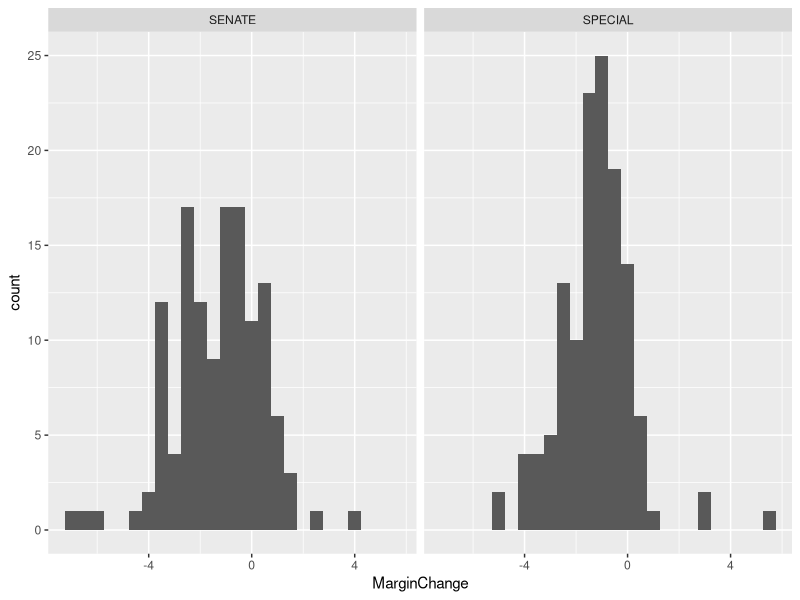
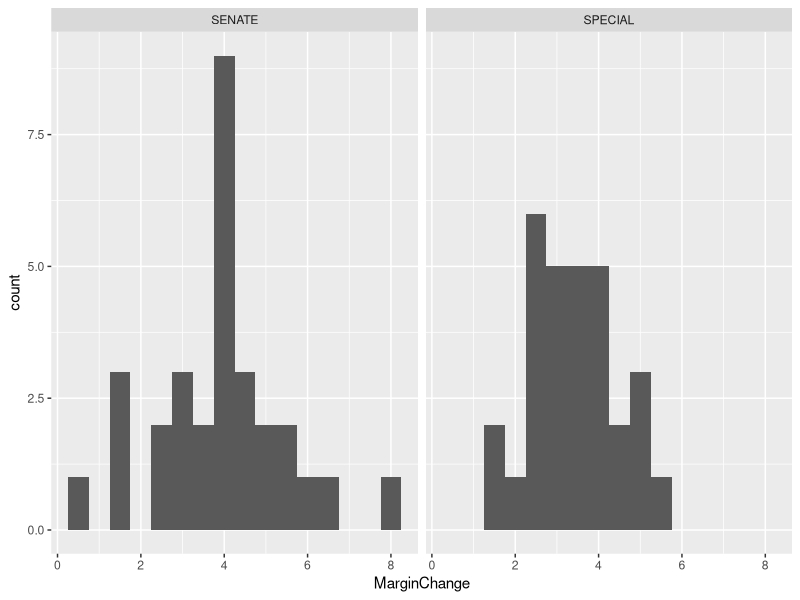
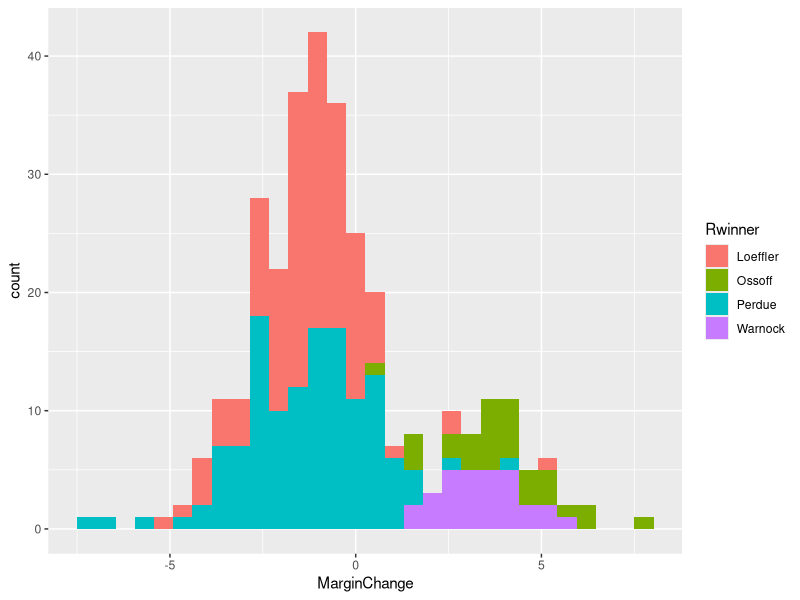
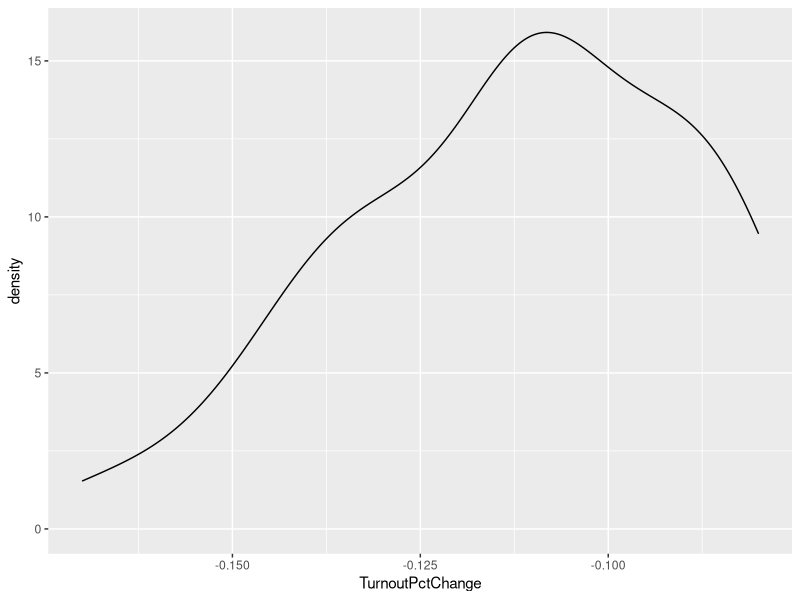
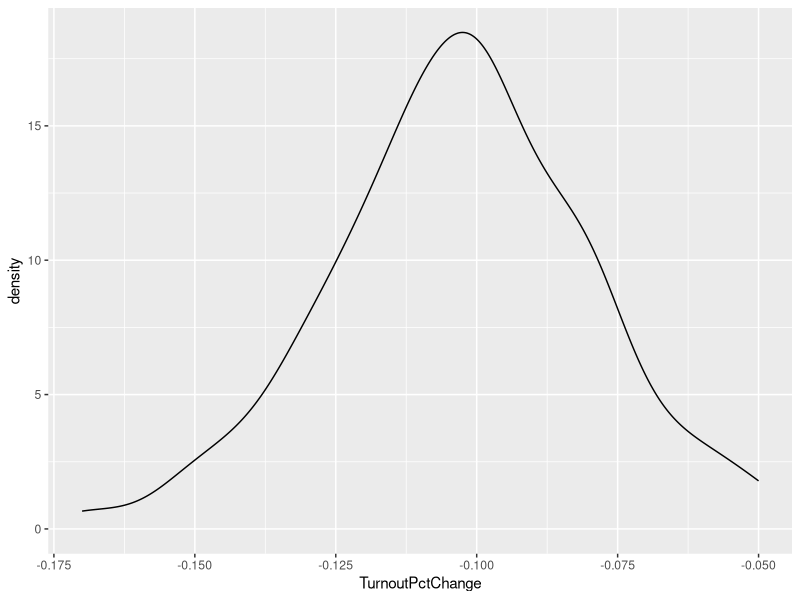
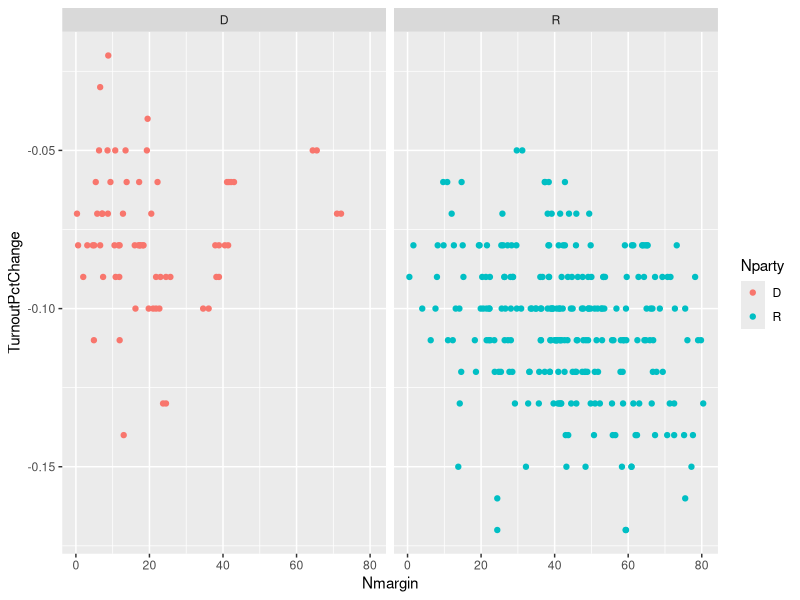
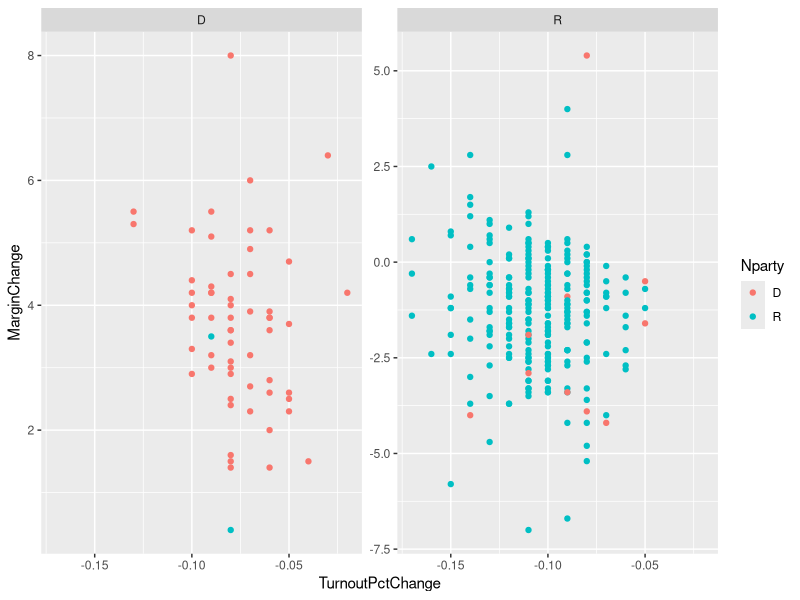
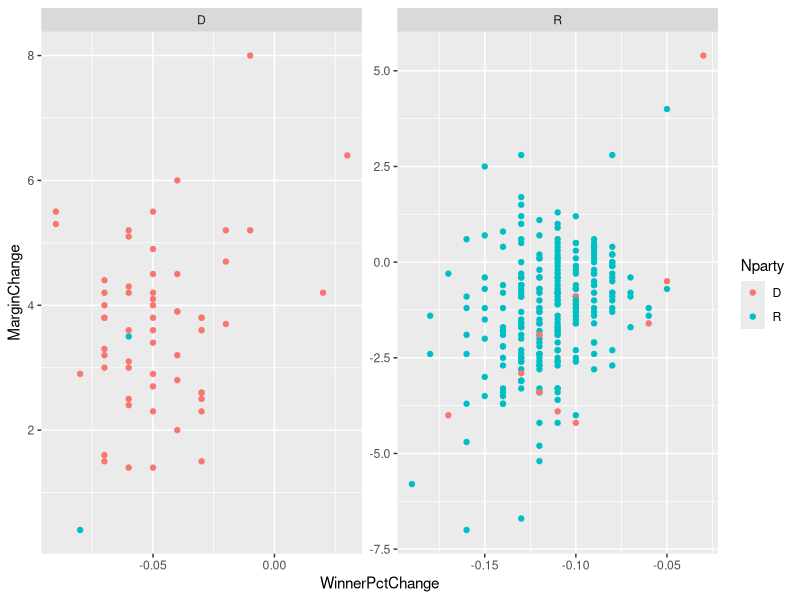

Write R code to recreate these figures, in order.
## ---- chunk 1
knitr::opts_chunk$set(echo = TRUE)
## ---- chunk 2
library(tidyverse)
library(readr)
## ---- chunk 3
ga_senate <- read_csv(file = "georgiasenate.csv", col_names = TRUE)

ga_pres <- read_csv(file = "georgiapresident.csv", col_names = TRUE)

ga_demos <- read_csv(file = "selectgeorgiademos.csv", col_names = TRUE)
## ---- chunk 4
  ga_senate %>% group_by(County, Election) %>% filter(Rparty == 'R') %>% ggplot() +
  geom_histogram(mapping = aes(x=MarginChange), binwidth = 0.5) + 
  facet_wrap(~Election)
## ---- chunk 5
  ga_senate %>% group_by(County, Election) %>% filter(Rparty == 'D') %>% ggplot() +
  geom_histogram(mapping = aes(x=MarginChange), binwidth = 0.5) + 
  facet_wrap(~Election)
## ---- chunk 6
ga_senate %>% group_by(County, Election) %>% filter(Rparty == 'D') %>% summarise(MarginChange) %>% arrange(MarginChange)
## ---- chunk 7
ga_senate %>% ggplot() +
  geom_histogram(mapping = aes(x=MarginChange, fill=Rwinner))
## ---- chunk 8
ga_senate %>% group_by(County, Election) %>% filter(Nwinner != Rwinner) %>% summarise(Nwinner, Rwinner, MarginChange)
## ---- chunk 9
ga_senate %>% group_by(County, Election) %>% filter(Nparty != Rparty) %>% summarise(Nwinner, Rwinner, MarginChange)
## ---- chunk 10
  ga_senate %>% group_by(County, Election) %>% filter(Rparty == 'R') %>% filter(MarginChange>=0) %>% summarise(Election, MarginChange, Nwinner, Rwinner, NoTurnoutChange)

## ---- chunk 11
  ga_senate %>% group_by(County, Election) %>% filter(Rparty == 'R') %>% filter(MarginChange>=0) %>% ggplot() + geom_density(mapping = aes(x=TurnoutPctChange))

 ga_senate %>% group_by(County, Election) %>% filter(Rparty == 'R') %>% filter(MarginChange<=0) %>% ggplot() + geom_density(mapping = aes(x=TurnoutPctChange))

## ---- chunk 12
ga_senate %>% group_by(County, Election) %>% filter(Nwinner == 'Collins') %>% summarise(Nwinner, Rwinner, MarginChange)

## ---- chunk 13
ga_senate %>% ggplot() + 
  geom_point(mapping = aes(x=Nmargin, y=TurnoutPctChange, color = Nparty)) + 
  facet_wrap(~Nparty)

## ---- chunk 14

## ---- chunk 15
ga_senate %>% ggplot() + 
  geom_point(mapping = aes(y=MarginChange, x=TurnoutPctChange, color = Nparty)) + 
  facet_wrap(~Rparty, scales = "free_y")
## ---- chunk 16
ga_senate %>% ggplot() + 
  geom_point(mapping = aes(y=MarginChange, x=WinnerPctChange, color = Nparty)) + 
  facet_wrap(~Rparty, scales = "free")

ga_senate %>% ggplot() + 
  geom_point(mapping = aes(y=RPctAbsentee, x=NPctAbsentee, color = Nparty)) + 
  facet_wrap(~Rparty, scales = "free")


## ---- chunk 17
SpecialElection <- ga_senate %>% filter(Election == "SPECIAL")
NormalElection <-ga_senate %>% filter(Election == "SENATE")

pres_special <- data.frame(
  county = ga_pres$County,
  pres_winner = ga_pres$Winner,
  pres_margin = ga_pres$Margin,
  sen_winner = SpecialElection$Rwinner,
  rsen_margin = SpecialElection$Rmargin,
  nsen_margin = SpecialElection$Nmargin,
  margin_change = SpecialElection$MarginChange,
  nmargin_diff = SpecialElection$Nmargin - ga_pres$Margin,
  rmargin_diff = SpecialElection$Rmargin - ga_pres$Margin
  
)

pres_normal <- data.frame(
  county = ga_pres$County,
  pres_winner = ga_pres$Winner,
  pres_margin = ga_pres$Margin,
  sen_winner = NormalElection$Rwinner,
  rsen_margin = NormalElection$Rmargin,
  nsen_margin = NormalElection$Nmargin,
  margin_change = NormalElection$MarginChange,
  nmargin_diff = NormalElection$Nmargin-ga_pres$Margin,
  rmargin_diff = NormalElection$Rmargin-ga_pres$Margin
  
)

## ---- chunk 18
pres_normal %>% ggplot() + 
  geom_density(mapping = aes(x=nmargin_diff, color = pres_winner)) + 
  facet_wrap(~sen_winner)

pres_normal %>% ggplot() + 
  geom_histogram(mapping = aes(x=nmargin_diff, color = pres_winner)) + 
  facet_wrap(~sen_winner)

pres_normal %>% ggplot() + 
  geom_count(mapping = aes(x=sen_winner, y = pres_winner))

pres_normal %>% ggplot() + geom_point(mapping = aes(x = pres_margin, y = rsen_margin, color = pres_winner)) + facet_wrap(~pres_winner)
pres_normal %>% ggplot() + geom_point(mapping = aes(x = margin_change, y = rmargin_diff, color = sen_winner)) + facet_wrap(~sen_winner)

pres_normal %>% ggplot() + geom_point(mapping = aes(x = pres_margin, y = rmargin_diff, color = sen_winner)) + facet_wrap(~sen_winner)

## ---- chunk 19
pres_special %>% ggplot() + 
  geom_density(mapping = aes(x=nmargin_diff, color = pres_winner)) + 
  facet_wrap(~sen_winner)
pres_special %>% ggplot() + 
  geom_density(mapping = aes(x=nmargin_diff, color = pres_winner)) + 
  facet_wrap(~sen_winner)

pres_normal %>% ggplot() + 
  geom_count(mapping = aes(x=sen_winner, y = pres_winner))

pres_normal %>% ggplot() + geom_point(mapping = aes(x = pres_margin, y = rsen_margin), color = "red") + geom_point(mapping = aes(x = pres_margin, y = nsen_margin), color = "black") + facet_wrap(~pres_winner)
## ---- chunk 20
pres_special %>% filter(pres_winner == "Trump" & sen_winner == "Warnock")
## ---- chunk 21
pres_normal %>% filter(county %in% ga_demos$County) %>% select(county, pres_winner, sen_winner, nmargin_diff, rmargin_diff, margin_change ) %>% ggplot() +
  geom_histogram(mapping=aes(x=rmargin_diff, fill = pres_winner), position = "dodge")


pres_normal %>% filter(county %in% ga_demos$County) %>% select(county, pres_winner, sen_winner, nmargin_diff, rmargin_diff, margin_change ) %>% ggplot() +
  geom_histogram(mapping=aes(x=nmargin_diff, fill = pres_winner), position = "dodge")


pres_normal %>% filter(county %in% ga_demos$County) %>% select(county, pres_winner, sen_winner, nmargin_diff, rmargin_diff, margin_change ) %>%  group_by(pres_winner) %>% summarise(n_avgdiff = mean(nmargin_diff), r_avgdiff = mean(rmargin_diff))

